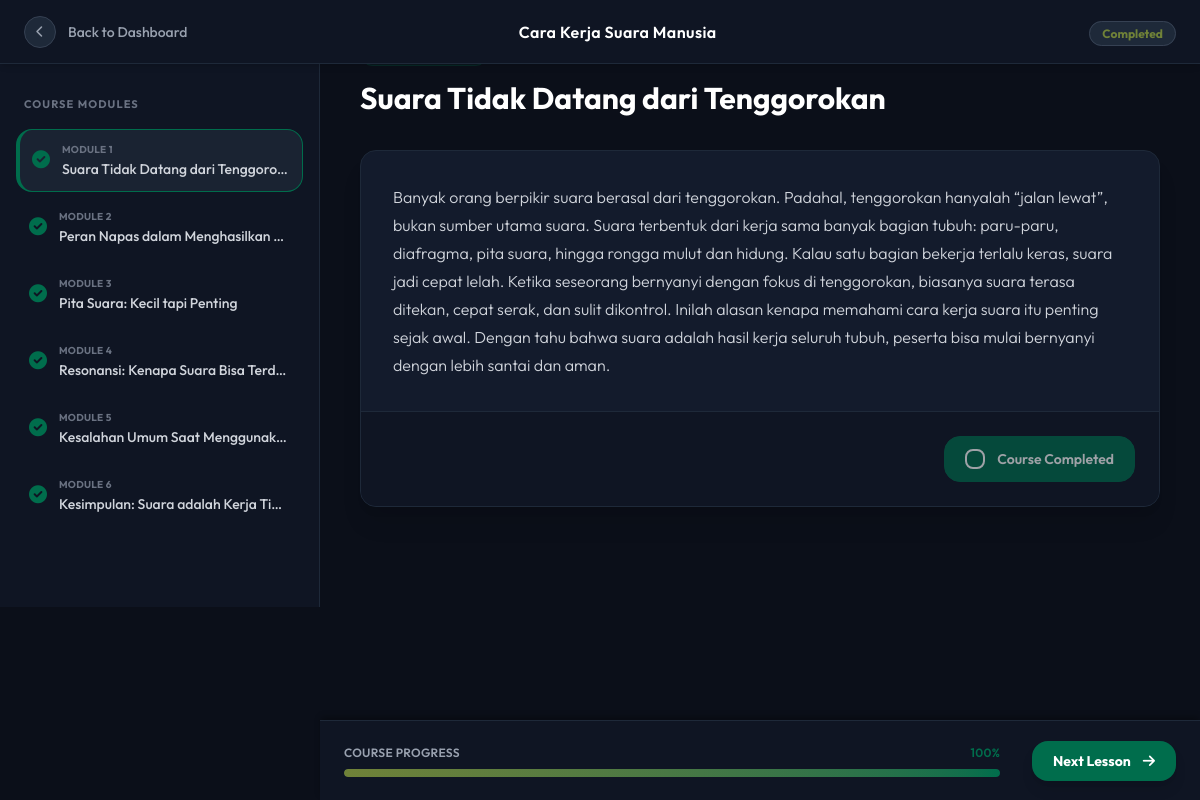
The app's page /course-learning.php?id_course=17 (signed in) with its own data.
### tables this page shows
CREATE TABLE `tb_courses` (
  `id_course` int NOT NULL AUTO_INCREMENT,
  `id_mentor` int DEFAULT NULL,
  `title` varchar(255) DEFAULT NULL,
  `category` enum('Menemukan Dasar Suaramu','Pernapasan & Kontrol Udara','Pitch, Intonasi & Kontrol Nada','Dinamika, Artikulasi & Rasa Bernyanyi') DEFAULT NULL,
  `desc` text,
  `thumbnail` text,
  `status` enum('Draft','Published') DEFAULT NULL,
  `created_at` timestamp NULL DEFAULT NULL,
  PRIMARY KEY (`id_course`),
  KEY `id_mentor` (`id_mentor`),
  CONSTRAINT `tb_courses_ibfk_1` FOREIGN KEY (`id_mentor`) REFERENCES `tb_user` (`id_user`)
);

CREATE TABLE `tb_modules` (
  `id_modules` int NOT NULL AUTO_INCREMENT,
  `id_course` int DEFAULT NULL,
  `title` varchar(255) DEFAULT NULL,
  `content_url` text,
  `content_body` text,
  `order` int DEFAULT NULL,
  PRIMARY KEY (`id_modules`)
);

CREATE TABLE `tb_enrollments` (
  `id_enroll` int NOT NULL AUTO_INCREMENT,
  `id_user` int DEFAULT NULL,
  `id_course` int DEFAULT NULL,
  `progress_percentage` int DEFAULT NULL,
  `is_completed` tinyint(1) DEFAULT '0',
  `enrolled_at` timestamp NULL DEFAULT NULL,
  `completed_at` timestamp NULL DEFAULT NULL,
  PRIMARY KEY (`id_enroll`),
  KEY `id_user` (`id_user`),
  KEY `id_course` (`id_course`),
  CONSTRAINT `tb_enrollments_ibfk_1` FOREIGN KEY (`id_user`) REFERENCES `tb_user` (`id_user`),
  CONSTRAINT `tb_enrollments_ibfk_2` FOREIGN KEY (`id_course`) REFERENCES `tb_courses` (`id_course`)
);

### course-learning.php (the view, shortened to what this page needs)
<!DOCTYPE html>
<html lang="en">
<head>
    <link href="src/output.css" rel="stylesheet">
    <link rel="stylesheet" href="https://cdnjs.cloudflare.com/ajax/libs/font-awesome/6.0.0/css/all.min.css">
    <?php
        include 'config/koneksi.php';
        $id_course = $_GET['id_course'];
        $id_user = $_SESSION['id_user'];
        $checkEnroll = mysqli_query($conn, "SELECT * FROM db_notasi.tb_enrollments WHERE id_user = '$id_user' AND id_course = '$id_course'");
        $enrollment = mysqli_fetch_assoc($checkEnroll);
        $id_enroll = $enrollment['id_enroll'];
        $current_progress = $enrollment['progress_percentage'];
        $is_course_finished = ($enrollment['is_completed'] == 1);
        $queryCourse = mysqli_query($conn, "SELECT * FROM db_notasi.tb_courses WHERE id_course = '$id_course'");
        $course = mysqli_fetch_assoc($queryCourse);
        $queryModules = mysqli_query($conn, "SELECT * FROM db_notasi.tb_modules WHERE id_course = '$id_course' ORDER BY `order` ASC");
        $modules = [];
        while($row = mysqli_fetch_assoc($queryModules)){
            $modules[] = $row;
        }
        $total_modules = count($modules);
        $completed_modules = [];
        $qComp = mysqli_query($conn, "SELECT id_module FROM db_notasi.tb_module_completions WHERE id_enroll = '$id_enroll' AND is_completed = 1");
        while($rowC = mysqli_fetch_assoc($qComp)) {
            $completed_modules[] = $rowC['id_module'];
        }
    ?>
</head>
<body class="dark bg-[#0b0f19] font-sans text-gray-300">
    <nav class="fixed w-full z-50 top-0 start-0 bg-[#0f1523] border-b border-gray-800 h-16 flex items-center shadow-md">
        <div class="w-full flex items-center justify-between px-6">
            <a href="dashboard-student.php" class="flex items-center text-gray-400 hover:text-white transition-colors group text-sm font-medium">
                <div class="w-8 h-8 rounded-full bg-gray-800 border border-gray-700 flex items-center justify-center mr-3 group-hover:border-gray-500 transition-colors">
                    <i class="fa-solid fa-chevron-left text-xs"></i>
                </div>
                Back to Dashboard
            </a>
            <span class="text-white font-semibold text-base hidden md:block tracking-wide"><?php echo htmlspecialchars($course['title']); ?></span>
            <div class="w-32 text-right">
                <span class="px-3 py-1 rounded-full bg-gray-800 border border-gray-700 text-xs font-bold text-[#708238]" id="status-text">
                    <?php echo ($current_progress == 100) ? 'Completed' : 'In Progress'; ?>
                </span>
            </div>
        </div>
    </nav>
    <aside class="fixed top-16 left-0 z-40 w-80 h-[calc(100vh-64px)] bg-[#0f1523] border-r border-gray-800 hidden md:block">
        <div class="h-full overflow-y-auto sidebar-scroll p-4 pb-20">
            <h5 class="text-gray-500 font-bold uppercase text-[11px] tracking-widest mb-4 px-2 mt-4">Course Modules</h5>
            <ul class="space-y-1">
                <?php foreach($modules as $index => $mod):
                    $modId = $mod['id_modules'];
                    $is_completed = in_array($modId, $completed_modules);
                    $checkIconClass = $is_completed ? 'text-[#006D4C]' : 'text-gray-600';
                ?>
                <li>
                    <button onclick="jumpToModule(<?php echo $index; ?>)"
                            id="sidebar-item-<?php echo $index; ?>"
                            class="sidebar-item flex items-center w-full p-3 rounded-lg hover:bg-[#1a2332] transition-all text-left group border border-transparent">
                        <div class="flex-shrink-0 mr-3">
                            <i class="fa-solid fa-circle-check text-lg <?php echo $checkIconClass; ?> sidebar-check-icon transition-colors" id="sidebar-icon-<?php echo $modId; ?>"></i>
                        </div>
                        <div class="flex-1 min-w-0">
                            <p class="text-[10px] text-gray-500 uppercase tracking-wide font-bold mb-0.5">Module <?php echo $mod['order']; ?></p>
                            <p class="text-sm font-medium text-gray-300 group-hover:text-white truncate"><?php echo htmlspecialchars($mod['title']); ?></p>
                        </div>
                    </button>
                </li>
                <?php endforeach; ?>
            </ul>
        </div>
    </aside>
    <main class="pt-24 pb-32 md:ml-80 p-4 md:p-10 min-h-screen">
        <div class="max-w-4xl mx-auto">
            <?php if($total_modules > 0): ?>
                <?php foreach($modules as $index => $mod):
                    $isActive = ($index === 0) ? '' : 'hidden';
                    $modId = $mod['id_modules'];
                    $is_completed = in_array($modId, $completed_modules);
                    $cursorClass = $is_course_finished ? 'cursor-not-allowed opacity-60' : 'cursor-pointer group-hover:bg-gray-800';
                    $hoverEffect = $is_course_finished ? '' : 'group-hover:bg-gray-800';
                ?>
                    <div id="module-<?php echo $index; ?>" class="module-step <?php echo $isActive; ?> fade-in">
                        <div class="mb-8 text-center md:text-left">
                            <span class="text-[#006D4C] text-xs font-bold uppercase tracking-widest bg-[#006D4C]/10 px-3 py-1 rounded-full border border-[#006D4C]/20">
                            </span>
                            <h1 class="text-3xl md:text-4xl font-bold text-white mt-4 leading-tight">
                                <?php echo htmlspecialchars($mod['title']); ?>
                            </h1>
                        </div>
                        <div class="bg-[#131b2c] rounded-2xl border border-gray-800 shadow-xl overflow-hidden mb-8">
                            <div class="p-8">
                                <div class="text-gray-300 text-base leading-7 font-light">
                                    <?php echo $mod['content_body']; ?>
                                </div>
                            </div>
                            <div class="bg-[#0f1523] border-t border-gray-800 p-6 flex justify-end">
                                <label class="<?php echo $cursorClass; ?> select-none group">
                                    <div class="flex items-center gap-3 px-5 py-3 rounded-lg border border-gray-600 text-gray-400 bg-transparent <?php echo $hoverEffect; ?> transition-all peer-checked:bg-[#006D4C] peer-checked:border-[#006D4C] peer-checked:text-white">
                                        <div class="w-5 h-5 border-2 border-current rounded flex items-center justify-center transition-all">
                                        </div>
                                        <span class="font-semibold text-sm label-text">
                                            <?php
                                            if ($is_course_finished) {
                                                echo 'Course Completed';
                                            } else {
                                                echo $is_completed ? 'Completed' : 'Mark as Completed';
                                            }
                                            ?>
                                        </span>
                                    </div>
                                </label>
                            </div>
                        </div>
                    </div>
                <?php endforeach; ?>
            <?php else: ?>
                <div class="p-12 text-center text-gray-500 bg-[#131b2c] rounded-2xl border border-gray-800">
                    <p>No modules available.</p>
                </div>
            <?php endif; ?>
            <div class="h-20 w-full"></div>
        </div>
    </main>
    <div class="fixed bottom-0 right-0 left-0 md:left-80 z-50 h-20 bg-[#0f1523] border-t border-gray-800 flex items-center shadow-[0_-4px_6px_-1px_rgba(0,0,0,0.3)]">
        <div class="w-full max-w-4xl mx-auto px-6 flex items-center justify-between gap-8">
            <div class="flex-1 flex flex-col justify-center max-w-lg">
                <div class="flex justify-between text-xs font-semibold text-gray-400 mb-2 uppercase tracking-wide">
                    <span>Course Progress</span>
                    <span id="progress-text" class="text-[#006D4C]"><?php echo $current_progress; ?>%</span>
                </div>
                <div class="w-full bg-gray-800 rounded-full h-2 overflow-hidden">
                    <div id="progress-bar-fill" class="bg-gradient-to-r from-moss-light to-moss-dark h-full rounded-full transition-all duration-500 ease-out shadow-[0_0_10px_rgba(0,109,76,0.5)]" style="width: <?php echo $current_progress; ?>%"></div>
                </div>
            </div>
            <button id="btn-next" class="w-36 px-4 py-2.5 rounded-lg bg-[#006D4C] hover:bg-[#005a3e] text-white font-bold text-sm shadow-lg transition-all flex items-center justify-center gap-2 transform active:scale-95">
            </button>
        </div>
    </div>
</body>
</html>

### course-learning.php (style rules this page uses)
.fade-in { animation: fadeIn 0.4s ease-out; }

### records on screen
tb_courses: title "Cara Kerja Suara Manusia"
tb_modules: order "1", title "Suara Tidak Datang dari Tenggoro…", title "Suara Tidak Datang dari Tenggorokan", content_body "Banyak orang berpikir suara berasal dari tenggorokan. Padahal, tenggorokan hanyalah “jalan lewat”, bukan sumber utama suara. Suara terbentuk dari kerja sama banyak bagian tubuh: paru-paru, diafragma, pita suara, hingga rongga mulut dan hidung. Kalau satu bagian bekerja terlalu keras, suara jadi cepat lelah. Ketika seseorang bernyanyi dengan fokus di tenggorokan, biasanya suara terasa ditekan, cepat serak, dan sulit dikontrol. Inilah alasan kenapa memahami cara kerja suara itu penting sejak awal. Dengan tahu bahwa suara adalah hasil kerja seluruh tubuh, peserta bisa mulai bernyanyi dengan lebih santai dan aman."
tb_modules: order "2", title "Peran Napas dalam Menghasilkan…"
tb_modules: order "3", title "Pita Suara: Kecil tapi Penting"
tb_modules: order "4", title "Resonansi: Kenapa Suara Bisa Terd…"
tb_modules: order "5", title "Kesalahan Umum Saat Menggunak…"
tb_modules: order "6", title "Kesimpulan: Suara adalah Kerja Ti…"
tb_enrollments: progress_percentage "100"
